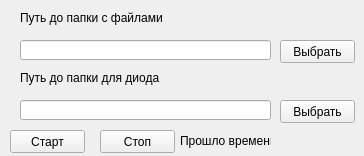
<?xml version="1.0" encoding="UTF-8"?>
<ui version="4.0">
 <class>Form</class>
 <widget class="QWidget" name="Form">
  <property name="geometry">
   <rect>
    <x>0</x>
    <y>0</y>
    <width>364</width>
    <height>156</height>
   </rect>
  </property>
  <property name="windowTitle">
   <string>Form</string>
  </property>
  <widget class="QLineEdit" name="lineEdit_files_folder">
   <property name="geometry">
    <rect>
     <x>20</x>
     <y>40</y>
     <width>251</width>
     <height>20</height>
    </rect>
   </property>
  </widget>
  <widget class="QLineEdit" name="lineEdit_for_diode">
   <property name="geometry">
    <rect>
     <x>20</x>
     <y>100</y>
     <width>251</width>
     <height>20</height>
    </rect>
   </property>
  </widget>
  <widget class="QLabel" name="label_diode">
   <property name="geometry">
    <rect>
     <x>20</x>
     <y>70</y>
     <width>141</width>
     <height>16</height>
    </rect>
   </property>
   <property name="text">
    <string>Путь до папки для диода</string>
   </property>
  </widget>
  <widget class="QPushButton" name="pushButton_files_folder">
   <property name="geometry">
    <rect>
     <x>280</x>
     <y>40</y>
     <width>75</width>
     <height>23</height>
    </rect>
   </property>
   <property name="text">
    <string>Выбрать</string>
   </property>
  </widget>
  <widget class="QPushButton" name="pushButton_diode">
   <property name="geometry">
    <rect>
     <x>280</x>
     <y>100</y>
     <width>75</width>
     <height>23</height>
    </rect>
   </property>
   <property name="text">
    <string>Выбрать</string>
   </property>
  </widget>
  <widget class="QLabel" name="label_files_folder">
   <property name="geometry">
    <rect>
     <x>20</x>
     <y>10</y>
     <width>211</width>
     <height>16</height>
    </rect>
   </property>
   <property name="text">
    <string>Путь до папки с файлами</string>
   </property>
  </widget>
  <widget class="QPushButton" name="pushButton_start">
   <property name="geometry">
    <rect>
     <x>10</x>
     <y>130</y>
     <width>75</width>
     <height>23</height>
    </rect>
   </property>
   <property name="text">
    <string>Старт</string>
   </property>
  </widget>
  <widget class="QPushButton" name="pushButton_stop">
   <property name="geometry">
    <rect>
     <x>100</x>
     <y>130</y>
     <width>75</width>
     <height>23</height>
    </rect>
   </property>
   <property name="text">
    <string>Стоп</string>
   </property>
  </widget>
  <widget class="QLabel" name="label_timer">
   <property name="geometry">
    <rect>
     <x>270</x>
     <y>130</y>
     <width>91</width>
     <height>20</height>
    </rect>
   </property>
   <property name="text">
    <string/>
   </property>
  </widget>
  <widget class="QLabel" name="label">
   <property name="geometry">
    <rect>
     <x>180</x>
     <y>130</y>
     <width>91</width>
     <height>21</height>
    </rect>
   </property>
   <property name="text">
    <string>Прошло времени:</string>
   </property>
  </widget>
 </widget>
 <resources/>
 <connections/>
</ui>
